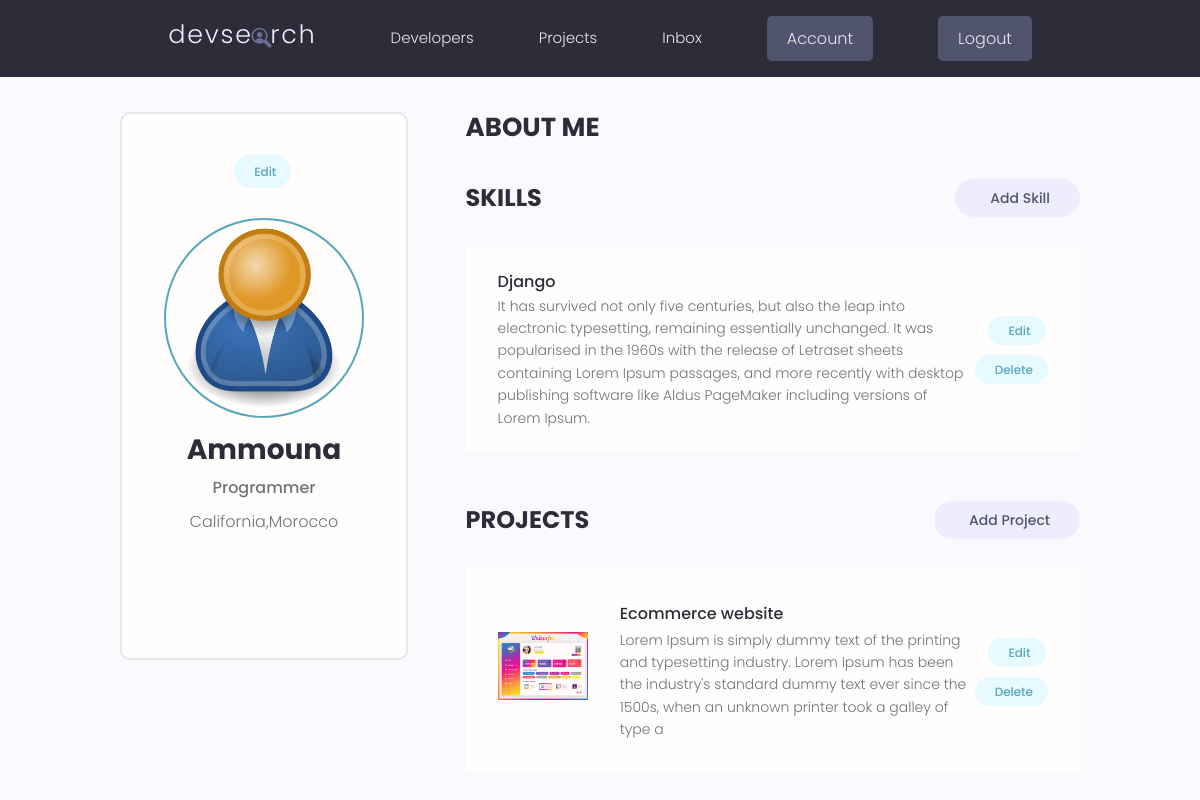
Before: /account/ (signed in) with the older database file.
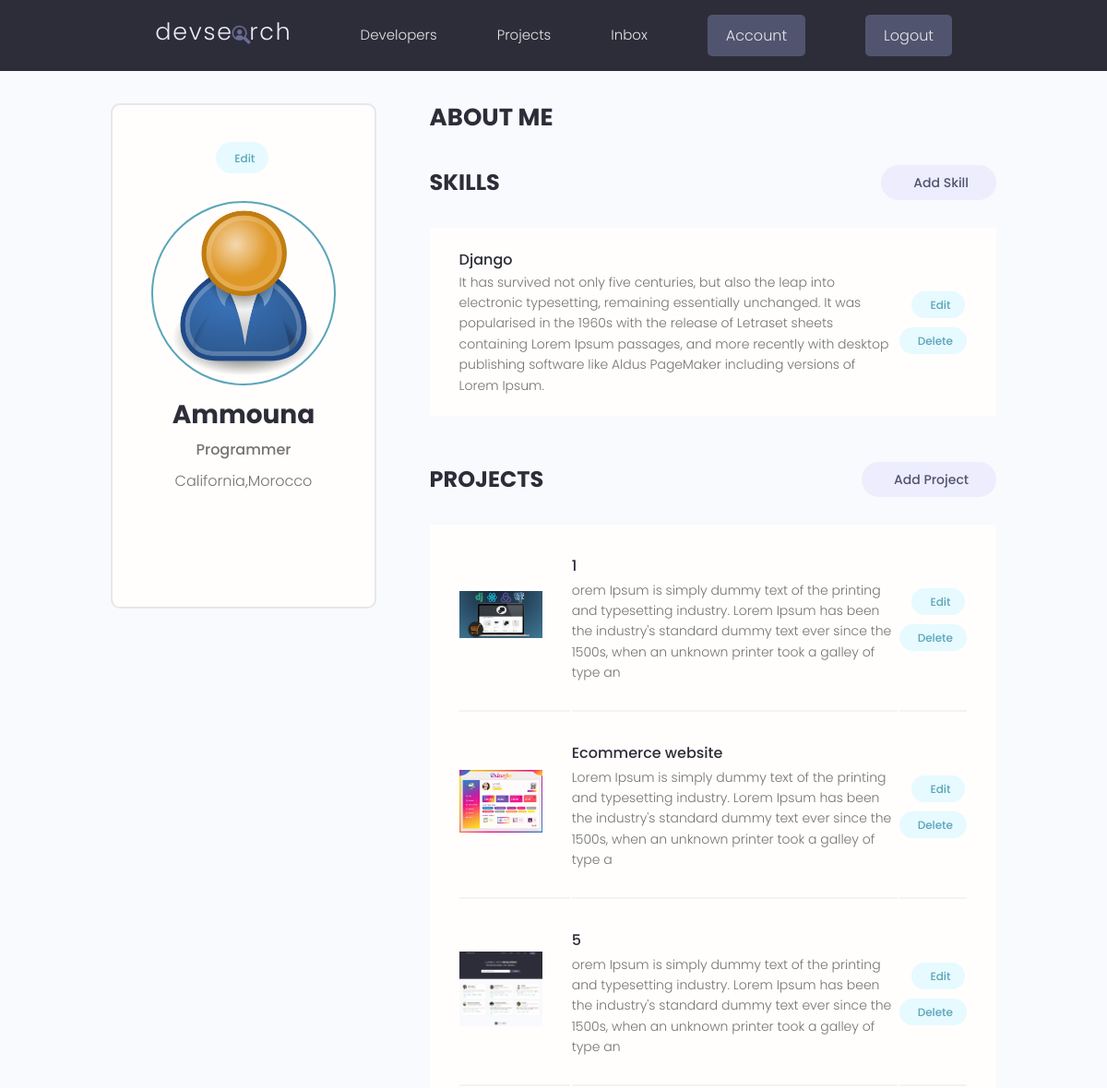
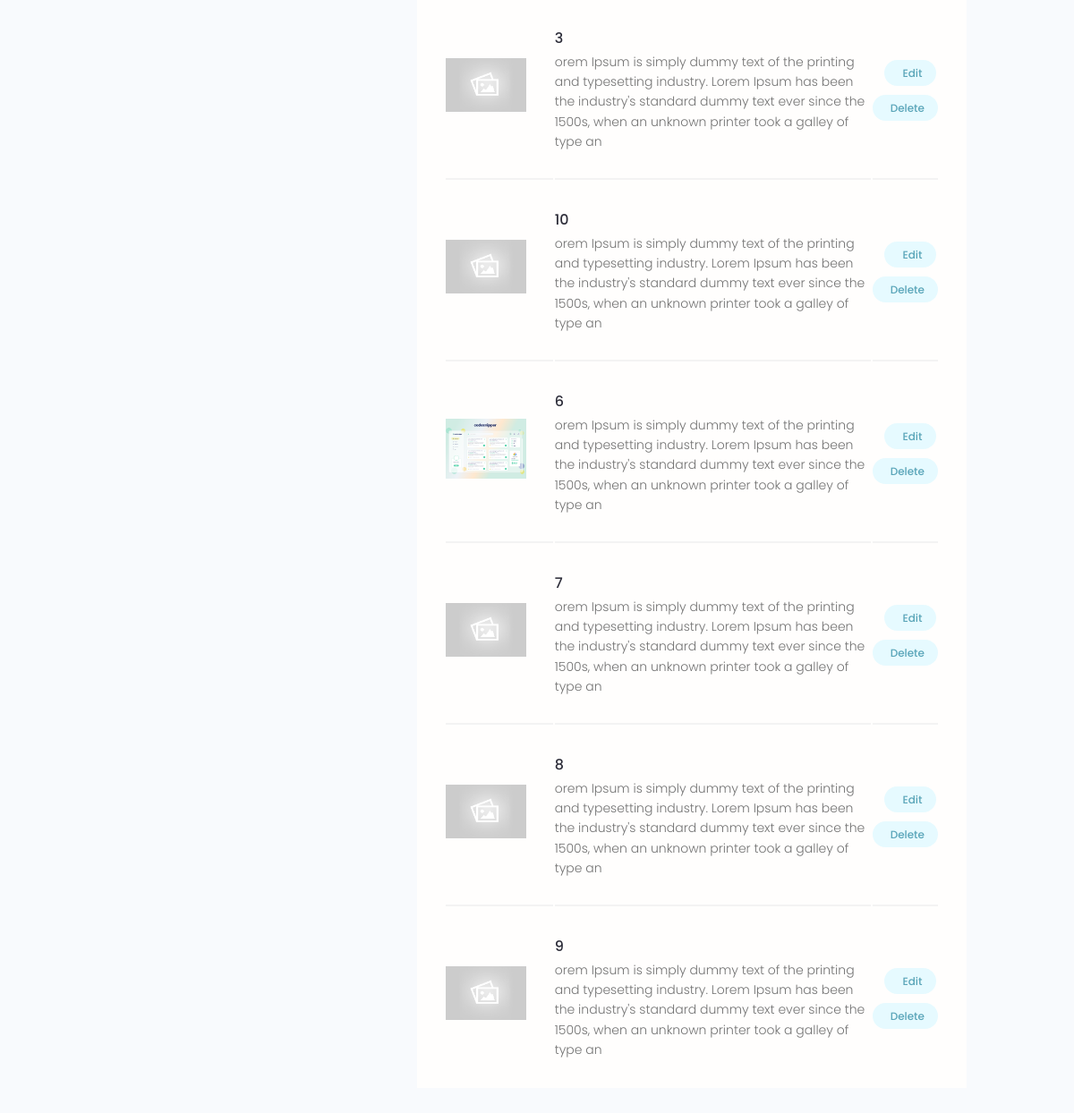
After: the same page with the newer database file (2 pictures, top to bottom).
### users/models.py (models this page shows, shortened)
class Profile(models.Model):
    user = models.OneToOneField(User, on_delete=models.CASCADE, null = True, blank=True)
    name = models.CharField(max_length=200,null = True, blank=True)
    location = models.CharField(max_length=200,null = True, blank=True)
    email = models.EmailField(max_length=500,null = True, blank=True)
    username = models.CharField(max_length=200,null = True, blank=True)
    short_intro =  models.CharField(max_length=200,null = True, blank=True)
    bio = models.TextField(null = True, blank=True)
    profile_image = models.ImageField(null = True, blank=True,upload_to='profiles/',default ='profiles/user-default.png')
    social_github = models.CharField(max_length=200,null = True, blank=True)
    social_twitter = models.CharField(max_length=200,null = True, blank=True)
    social_linkedin = models.CharField(max_length=200,null = True, blank=True)
    social_youtube = models.CharField(max_length=200,null = True, blank=True)
    social_website = models.CharField(max_length=200,null = True, blank=True)
    created =  models.DateTimeField(auto_now_add=True)
    id = models.UUIDField(default=uuid.uuid4,unique=True, primary_key=True,editable=False)
    class Meta:
        ordering = ['-created']

class Skill(models.Model):
    owner = models.ForeignKey(Profile,on_delete=models.CASCADE, null = True, blank=True)
    name = models.CharField(max_length=200,null = True, blank=True)
    description = models.TextField(null = True, blank=True)
    created =  models.DateTimeField(auto_now_add=True)
    id = models.UUIDField(default=uuid.uuid4,unique=True, primary_key=True,editable=False)

### projects/models.py (models this page shows, shortened)
class  Project(models.Model):
    owner = models.ForeignKey(Profile,null=True, blank=True,on_delete=models.SET_NULL)
    title = models.CharField(max_length=200)
    description = models.TextField(null=True, blank=True)
    featured_image =models.ImageField(null=True,blank=True,default="default.jpg")
    demo_link = models.CharField(max_length=2000, null=True,blank=True)
    source_link = models.CharField(max_length=2000, null=True,blank=True)
    tags = models.ManyToManyField('Tag', blank=True)
    vote_total = models.IntegerField(default=0,null=True,blank=True)
    vote_ratio = models.IntegerField(default=0,null=True,blank=True)
    created =  models.DateTimeField(auto_now_add=True)
    id = models.UUIDField(default=uuid.uuid4,unique=True, primary_key=True,editable=False)
    class Meta:
        ordering = ['-vote_ratio', '-vote_total','title']

### users/views.py (the view)
# urls.py: path('account/',views.userAccount,name='account-path'),
@login_required(login_url='login-path')
def userAccount(request):
    profileUser = request.user.profile
    projects = profileUser.project_set.all()
    context = {'profileUser': profileUser,'projects': projects}
    return render(request,'users/account.html',context)

### users/templates/users/account.html (shortened to what this page needs)
{% extends 'main.html' %}
{% block content %}
    <main class="settingsPage profile my-md">
      <div class="container">
        <div class="layout">
          <div class="column column--1of3">
            <div class="card text-center">
              <div class="card__body dev">
                <a class="tag tag--pill tag--main settings__btn" href="{% url 'edit-account-path' %}"> Edit</a>
                <img class="avatar avatar--xl dev__avatar" src="{{ profileUser.profile_image.url }}" />
                <h2 class="dev__name">{{profileUser.name}}</h2>
                <p class="dev__title">{{profileUser.short_intro}}</p>
                <p class="dev__location">{{profileUser.location}}</p>
                <ul class="dev__social">
                </ul>
              </div>
            </div>
          </div>
          <div class="column column--2of3">
            <div class="devInfo">
              <h3 class="devInfo__title">About Me</h3>
            </div>
            <div class="settings">
              <h3 class="settings__title">Skills</h3>
              <a class="tag tag--pill tag--sub settings__btn tag--lg" href="{% url 'create-skill-path' %}"> Add Skill</a>
            </div>
            <table class="settings__table">
                {% for skill in profileUser.skill_set.all %}
                <tr>
                <td class="settings__tableInfo">
                  <h4>{{skill.name}}</h4>
                  <p>{{skill.description}}</p>
                </td>
                <td class="settings__tableActions">
                  <a class="tag tag--pill tag--main settings__btn" href="{% url 'update-skill-path' skill.id %}"> Edit</a>
                  <a class="tag tag--pill tag--main settings__btn" href="{% url 'delete-skill-path' skill.id %}?next=/account">
                    Delete</a>
                </td>
               </tr>
                {% endfor %}
            </table>
            <div class="settings">
              <h3 class="settings__title">Projects</h3>
              <a class="tag tag--pill tag--sub settings__btn tag--lg" href="{% url 'createProject-path' %}"> Add Project</a>
            </div>
            <table class="settings__table">
              {% for project  in projects  %}
              <tr>
                <td class="settings__thumbnail">
                  <a href="{% url 'project-path' project.id %}"><img src="{{ project.featured_image.url }}" alt="Project Thumbnail" /></a>
                </td>
                <td class="settings__tableInfo">
                  <a href="{% url 'project-path' project.id %}">{{project.title}}</a>
                  <p>{{project.description|slice:"200"}}</p>
                </td>
                <td class="settings__tableActions">
                  <a class="tag tag--pill tag--main settings__btn" href="{% url 'updateProject-path' project.id %}"> Edit</a>
                  <a class="tag tag--pill tag--main settings__btn" href="{% url 'deleteProject-path' project.id %}?next=/account">Delete</a>
                </td>
              </tr>
              {% endfor %}
            </table>
          </div>
        </div>
      </div>
    </main>
{% endblock content %}

### templates/main.html (shortened to what this page needs)
<!DOCTYPE html>
{% load static %}
<html lang="en">
<head>
  <link rel="stylesheet" href="https://cdn.iconmonstr.com/1.3.0/css/iconmonstr-iconic-font.min.css" />
  <link rel="stylesheet" href="{% static 'uikit/styles/uikit.css' %}" />
  <link rel="stylesheet" href="{% static 'styles/app.css' %}" />
</head>
<body>
    {% include "navbar.html" %}
    {% block content %}
    {% endblock content %}
</body>
</html>

### templates/navbar.html (shortened to what this page needs)
{% load static %}
<header class="header">
    <div class="container container--narrow">
      <a href="{% url 'profiles-path' %}" class="header__logo">
        <img src="{% static 'images/logo.svg' %}" alt="DevSearch Logo" />
      </a>
      <nav class="header__nav">
        <ul class="header__menu">
          <li class="header__menuItem"><a href="{% url 'profiles-path' %}">Developers</a></li>
          <li class="header__menuItem"><a href="{% url 'projects-path' %}">Projects</a></li>
          {% if request.user.is_authenticated %}
            <li class="header__menuItem"><a href="{% url 'inbox-path' %}">Inbox</a></li>
            <li class="header__menuItem"><a href="{% url 'account-path' %}" class="btn btn--sub">Account</a></li>
            <li class="header__menuItem"><a href="{% url 'logout-path' %}" class="btn btn--sub">Logout</a></li>
          {% else %}
            <li class="header__menuItem"><a href="{% url 'login-path' %}" class="btn btn--sub">Login/Sign Up</a></li>
          {% endif %}
        </ul>
      </nav>
    </div>
  </header>

### static/styles/app.css (style rules this page uses)
:root { --color-sub: #2d2d39; }
.btn--sub { background-color: var(--color-sub-light); }
.card { border: 2px solid var(--color-light); }
img { width: 100%; }
.header { position: sticky; z-index: 111; background-color: var(--color-sub); padding: 1.5rem 0; }
.header > .container { display: flex; justify-content: space-between; align-items: center; }
.header__logo > img { height: 3.8rem; }
.header__nav > ul { display: inline-flex; align-items: center; list-style: none; gap: 6.5rem; }
.header__menuItem > a { color: var(--color-light); font-weight: 300; }
.profile .card > .dev { padding: 4rem; }
.dev__avatar { display: block; margin: auto; }
.dev__name { color: var(--color-sub); font-size: 2.8rem; font-weight: 700; margin-top: 1rem; margin-bottom: 0.5rem; }
.dev__title { font-size: 1.6rem; font-weight: 500; line-height: 1.3; }
.dev__location { margin-top: 1rem; }
.dev__social { margin: 3rem 0; list-style: none; display: flex; justify-content: center; gap: 1.5rem; }
.devInfo { margin-bottom: 3rem; }
.devInfo__title, .devInfo__subtitle { font-size: 2.6rem; color: var(--color-sub); text-transform: uppercase; font-weight: 700; margin-bottom: 1.5rem; }
.settingsPage .dev > .settings__btn { display: inline-block; margin-bottom: 3rem; }
.settings { display: flex; justify-content: space-between; align-items: center; }
.settings__title { font-size: 2.4rem; text-transform: uppercase; font-weight: 700; color: var(--color-sub); }
.settings__table { margin-top: 3rem; margin-bottom: 5rem; padding: 0 3rem; background: var(--color-white); }
.settings__table tr { width: 100%; }
.settings__table tr > td { padding: 2rem 0; }
.settings__table tr:not(:last-child) td { border-bottom: 2px solid var(--color-white-light); }
.settings__thumbnail { width: 23%; min-width: 10rem; }
.settings__thumbnail img { padding-right: 3rem; height: 15rem; object-fit: contain; }
.settings__tableInfo { width: 100%; }
.settings__tableInfo h4, .settings__tableInfo a { padding-right: 1rem; width: auto; font-size: 1.6rem; font-weight: 500; color: var(--color-sub); }
.settings__tableInfo p { font-size: 1.4rem; }
.settings__tableActions { text-align: right; }

### static/uikit/styles/modules/_variables.css (style rules this page uses)
:root { --color-main: #5aa5b9; --color-main-light: #e6faff; --color-sub: #3f4156; --color-sub-light: #51546e; --color-sub-lighter: #ededfd; --color-text: #737373; --color-gray: #8b8b8b; --color-light: #e5e7eb; --color-light-gray: #767676; --color-bg: #f8fafd; --color-white: #fffefd; --color-white-light: #f3f3f3; --color-success: #359e64; --color-success-bg: #def8e8; --color-error: #fc4b0b; --color-error-bg: #fff2ee; --font-base: 'Poppins', arial, helvetica, 'Segoe UI', roboto, ubuntu, sans-serif; --font-monospace: 'Fira Code', 'Courier New', courier, monospace; --font-regular: 300; --font-medium: 500; --font-bold: 700; --generic-shadow: 1px 1px 5px #00000010; --generic-transition: all 0.3s ease-in-out; }

### static/uikit/styles/modules/_base.css (style rules this page uses)
* { margin: 0; padding: 0; box-sizing: border-box; text-rendering: optimizeLegibility; color: inherit; font-size: inherit; }
html { font-size: 50%; }
@media only screen and (min-width: 480px) { html { font-size: 56.25%; } }
@media only screen and (min-width: 1200px) { html { font-size: 62.5%; } }
body { line-height: 1.6; font-weight: 400; font-size: 1.5rem; color: var(--color-text); background-color: var(--color-bg); min-height: 100vh; }

### static/uikit/styles/modules/_typography.css (style rules this page uses)
* { font-family: var(--font-base); }
h2 { font-size: 3.6rem; font-weight: var(--font-bold); }
h3 { font-size: 3.2rem; font-weight: var(--font-medium); }
h4 { font-size: 2.8rem; font-weight: var(--font-medium); }
p, span, strong { font-size: 1.6rem; color: var(--color-text); font-weight: var(--font-regular); }
a { padding-bottom: 2px; text-decoration: none; display: inline-block; color: var(--color-main); font-weight: var(--font-medium); }

### static/uikit/styles/modules/_utilities.css (style rules this page uses)
.container { width: 92%; max-width: 165rem; margin: 0 auto; box-sizing: border-box; }
.container--narrow { width: 92%; max-width: 120rem; }
@media screen and (min-width: 1000px) { .container { width: 90%; } }
@media screen and (min-width: 1000px) { .container--narrow { width: 85%; } }
@media screen and (min-width: 1200px) { .container { width: 80%; } }
@media screen and (min-width: 1200px) { .container--narrow { width: 72%; } }
.text-center { text-align: center; }
.my-md { margin: 3rem auto; }

### static/uikit/styles/modules/_avatar.css (style rules this page uses)
.avatar { border-radius: 50%; border: 2px solid var(--color-main); object-fit: cover; }
.avatar--xl { height: 20rem; width: 20rem; }

Changed rows visible on the page:
added Project: featured_image (picture), title "1", description "orem Ipsum is simply dummy text of the printing and typesetting industry. Lorem Ipsum has been the industry's standard dummy text ever since the 1500s, when an unknown printer took a galley of type an"
added Project: featured_image (picture), title "5", description "orem Ipsum is simply dummy text of the printing and typesetting industry. Lorem Ipsum has been the industry's standard dummy text ever since the 1500s, when an unknown printer took a galley of type an"
added Project: featured_image (placeholder picture), title "3", description "orem Ipsum is simply dummy text of the printing and typesetting industry. Lorem Ipsum has been the industry's standard dummy text ever since the 1500s, when an unknown printer took a galley of type an"
added Project: featured_image (placeholder picture), title "10", description "orem Ipsum is simply dummy text of the printing and typesetting industry. Lorem Ipsum has been the industry's standard dummy text ever since the 1500s, when an unknown printer took a galley of type an"
added Project: featured_image (picture), title "6", description "orem Ipsum is simply dummy text of the printing and typesetting industry. Lorem Ipsum has been the industry's standard dummy text ever since the 1500s, when an unknown printer took a galley of type an"
added Project: featured_image (placeholder picture), title "7", description "orem Ipsum is simply dummy text of the printing and typesetting industry. Lorem Ipsum has been the industry's standard dummy text ever since the 1500s, when an unknown printer took a galley of type an"
added Project: featured_image (placeholder picture), title "8", description "orem Ipsum is simply dummy text of the printing and typesetting industry. Lorem Ipsum has been the industry's standard dummy text ever since the 1500s, when an unknown printer took a galley of type an"
added Project: featured_image (placeholder picture), title "9", description "orem Ipsum is simply dummy text of the printing and typesetting industry. Lorem Ipsum has been the industry's standard dummy text ever since the 1500s, when an unknown printer took a galley of type an"
